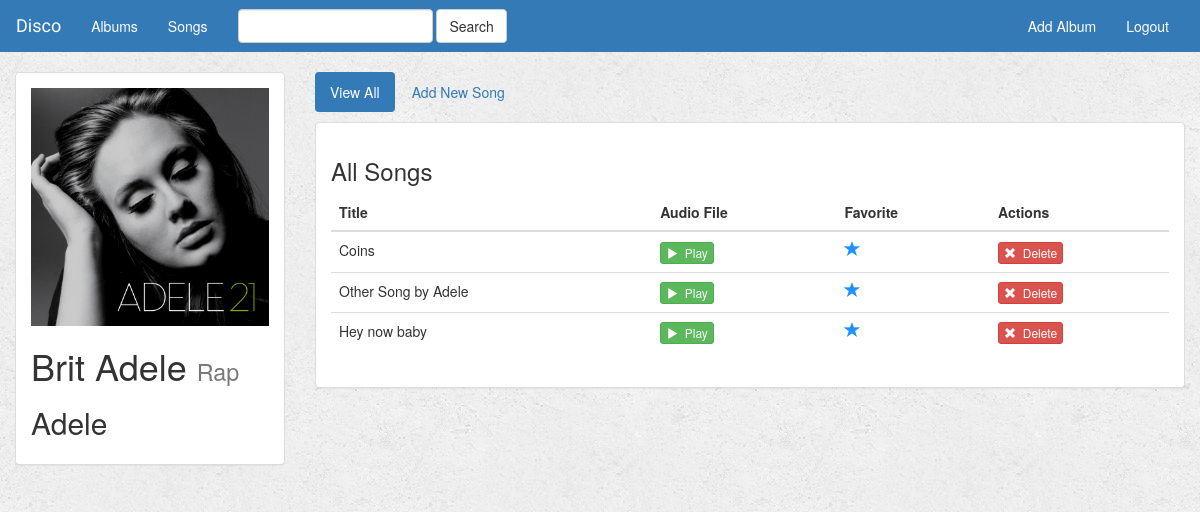
Screenshot of /music/45/ (signed in) with the database file from the repository.
### music/models.py (models this page shows, shortened)
class Album(models.Model):
    user = models.ForeignKey(User, default=1)
    artist = models.CharField(max_length=250)
    album_title = models.CharField(max_length=500)
    genre = models.CharField(max_length=100)
    album_logo = models.FileField()
    is_favorite = models.BooleanField(default=False)
    def __str__(self):
        return self.album_title + ' - ' + self.artist

class Song(models.Model):
    album = models.ForeignKey(Album, on_delete=models.CASCADE)
    song_title = models.CharField(max_length=250)
    audio_file = models.FileField(default='')
    is_favorite = models.BooleanField(default=False)

### music/views.py (the view)
# urls.py: url(r'^(?P<album_id>[0-9]+)/$', views.detail, name='detail'),
def detail(request, album_id):
    if not request.user.is_authenticated():
        return render(request, 'music/login.html')
    else:
        user = request.user
        album = get_object_or_404(Album, pk=album_id)
        return render(request, 'music/detail.html', {'album': album, 'user': user})

### music/templates/music/detail.html (shortened to what this page needs)
{% extends 'music/base.html' %}
{% block albums_active %}active{% endblock %}
{% block body %}
<div class="container-fluid songs-container">
    <div class="row">
        <div class="col-sm-4 col-md-3">
            <div class="panel panel-default">
                <div class="panel-body">
                    <a href="{% url 'music:detail' album.id %}">
                        {% if album.album_logo %}
                            <img src="{{ album.album_logo.url }}" class="img-responsive">
                        {% else %}
                            <h3>No image to display</h3>
                        {% endif %}
                    </a>
                    <h1>{{ album.album_title }} <small>{{ album.genre }}</small></h1>
                    <h2>{{ album.artist }}</h2>
                </div>
            </div>
        </div>
        <div class="col-sm-8 col-md-9">
            <ul class="nav nav-pills" style="margin-bottom: 10px;">
                <li role="presentation" class="active"><a href="{% url 'music:detail' album.id %}">View All</a></li>
                <li role="presentation"><a href="{% url 'music:create_song' album.id %}">Add New Song</a></li>
            </ul>
            <div class="panel panel-default">
                <div class="panel-body">
                    <h3>All Songs</h3>
                    <table class="table">
                        <thead>
                        <tr>
                            <th>Title</th>
                            <th>Audio File</th>
                            <th>Favorite</th>
                            <th>Actions</th>
                        </tr>
                        </thead>
                        <tbody>
                        {% for song in album.song_set.all %}
                            <tr>
                                <td>{{ song.song_title }}</td>
                                <td>
                                    <a target="_blank" href="{{ song.audio_file.url }}">
                                        <button type="button" class="btn btn-success btn-xs">
                                            <span class="glyphicon glyphicon-play"></span>&nbsp; Play
                                        </button>
                                    </a>
                                </td>
                                <td>
                                    <a href="{% url 'music:favorite' song.id %}" class="btn-favorite"><span class="glyphicon glyphicon-star {% if song.is_favorite %}active{% endif %}"></span></a>
                                </td>
                                <td>
                                    <form action="{% url 'music:delete_song' album.id song.id %}" method="post" style="display: inline;">
                                        <button type="submit" class="btn btn-danger btn-xs">
                                            <span class="glyphicon glyphicon-remove"></span>&nbsp; Delete
                                        </button>
                                    </form>
                                </td>
                            </tr>
                        {% endfor %}
                        </tbody>
                    </table>
                </div>
            </div>
        </div>
    </div>
</div>
{% endblock %}

### music/static/music/style.css (style rules this page uses)
body { background: white url("images/background.png"); }
.glyphicon-star { color: dodgerblue; font-size: 16px; }
.glyphicon-star.active { color: dodgerblue; }

### rows the page displays
Album: album_logo (picture), album_title "Brit Adele", genre "Rap", artist "Adele"
Song: song_title "Coins"
Song: song_title "Other Song by Adele"
Song: song_title "Hey now baby"
